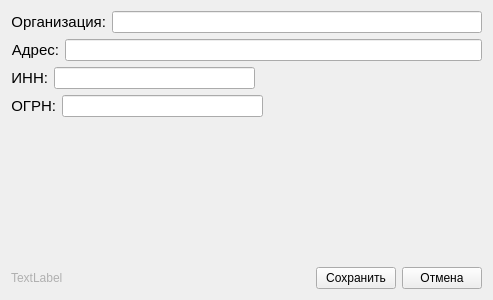
<?xml version="1.0" encoding="UTF-8"?>
<ui version="4.0">
 <class>Form</class>
 <widget class="QWidget" name="Form">
  <property name="geometry">
   <rect>
    <x>0</x>
    <y>0</y>
    <width>493</width>
    <height>300</height>
   </rect>
  </property>
  <property name="windowTitle">
   <string>Form</string>
  </property>
  <layout class="QGridLayout" name="gridLayout">
   <item row="0" column="0">
    <layout class="QVBoxLayout" name="verticalLayout_2">
     <item>
      <layout class="QVBoxLayout" name="verticalLayout">
       <item>
        <layout class="QHBoxLayout" name="horizontalLayout_5">
         <item>
          <widget class="QLabel" name="label">
           <property name="text">
            <string>&lt;html&gt;&lt;head/&gt;&lt;body&gt;&lt;p align=&quot;right&quot;&gt;&lt;span style=&quot; font-size:11pt;&quot;&gt;Организация:&lt;/span&gt;&lt;/p&gt;&lt;/body&gt;&lt;/html&gt;</string>
           </property>
          </widget>
         </item>
         <item>
          <widget class="QLineEdit" name="edit_company"/>
         </item>
        </layout>
       </item>
       <item>
        <layout class="QHBoxLayout" name="horizontalLayout_4">
         <item>
          <widget class="QLabel" name="label_4">
           <property name="text">
            <string>&lt;html&gt;&lt;head/&gt;&lt;body&gt;&lt;p align=&quot;right&quot;&gt;&lt;span style=&quot; font-size:11pt;&quot;&gt;Адрес:&lt;/span&gt;&lt;/p&gt;&lt;/body&gt;&lt;/html&gt;</string>
           </property>
          </widget>
         </item>
         <item>
          <widget class="QLineEdit" name="edit_address"/>
         </item>
        </layout>
       </item>
       <item>
        <layout class="QHBoxLayout" name="horizontalLayout_2">
         <item>
          <widget class="QLabel" name="label_2">
           <property name="text">
            <string>&lt;html&gt;&lt;head/&gt;&lt;body&gt;&lt;p align=&quot;right&quot;&gt;&lt;span style=&quot; font-size:11pt;&quot;&gt;ИНН:&lt;/span&gt;&lt;/p&gt;&lt;/body&gt;&lt;/html&gt;</string>
           </property>
          </widget>
         </item>
         <item>
          <widget class="QLineEdit" name="edit_inn">
           <property name="minimumSize">
            <size>
             <width>200</width>
             <height>0</height>
            </size>
           </property>
           <property name="maximumSize">
            <size>
             <width>201</width>
             <height>16777215</height>
            </size>
           </property>
           <property name="baseSize">
            <size>
             <width>0</width>
             <height>0</height>
            </size>
           </property>
          </widget>
         </item>
         <item>
          <spacer name="horizontalSpacer_2">
           <property name="orientation">
            <enum>Qt::Horizontal</enum>
           </property>
           <property name="sizeHint" stdset="0">
            <size>
             <width>40</width>
             <height>20</height>
            </size>
           </property>
          </spacer>
         </item>
        </layout>
       </item>
       <item>
        <layout class="QHBoxLayout" name="horizontalLayout_3">
         <item>
          <widget class="QLabel" name="label_3">
           <property name="text">
            <string>&lt;html&gt;&lt;head/&gt;&lt;body&gt;&lt;p align=&quot;right&quot;&gt;&lt;span style=&quot; font-size:11pt;&quot;&gt;ОГРН:&lt;/span&gt;&lt;/p&gt;&lt;/body&gt;&lt;/html&gt;</string>
           </property>
          </widget>
         </item>
         <item>
          <widget class="QLineEdit" name="edit_ogrn">
           <property name="minimumSize">
            <size>
             <width>200</width>
             <height>0</height>
            </size>
           </property>
           <property name="maximumSize">
            <size>
             <width>201</width>
             <height>16777215</height>
            </size>
           </property>
          </widget>
         </item>
         <item>
          <spacer name="horizontalSpacer_3">
           <property name="orientation">
            <enum>Qt::Horizontal</enum>
           </property>
           <property name="sizeHint" stdset="0">
            <size>
             <width>40</width>
             <height>20</height>
            </size>
           </property>
          </spacer>
         </item>
        </layout>
       </item>
      </layout>
     </item>
     <item>
      <spacer name="verticalSpacer">
       <property name="orientation">
        <enum>Qt::Vertical</enum>
       </property>
       <property name="sizeHint" stdset="0">
        <size>
         <width>20</width>
         <height>40</height>
        </size>
       </property>
      </spacer>
     </item>
     <item>
      <layout class="QHBoxLayout" name="horizontalLayout">
       <item>
        <widget class="QLabel" name="label_id">
         <property name="text">
          <string>&lt;html&gt;&lt;head/&gt;&lt;body&gt;&lt;p&gt;&lt;span style=&quot; color:#b0b0b0;&quot;&gt;TextLabel&lt;/span&gt;&lt;/p&gt;&lt;/body&gt;&lt;/html&gt;</string>
         </property>
        </widget>
       </item>
       <item>
        <spacer name="horizontalSpacer">
         <property name="orientation">
          <enum>Qt::Horizontal</enum>
         </property>
         <property name="sizeHint" stdset="0">
          <size>
           <width>40</width>
           <height>20</height>
          </size>
         </property>
        </spacer>
       </item>
       <item>
        <widget class="QPushButton" name="btn_action">
         <property name="text">
          <string>Сохранить</string>
         </property>
        </widget>
       </item>
       <item>
        <widget class="QPushButton" name="btn_exit">
         <property name="text">
          <string>Отмена</string>
         </property>
        </widget>
       </item>
      </layout>
     </item>
    </layout>
   </item>
  </layout>
 </widget>
 <resources/>
 <connections/>
</ui>
